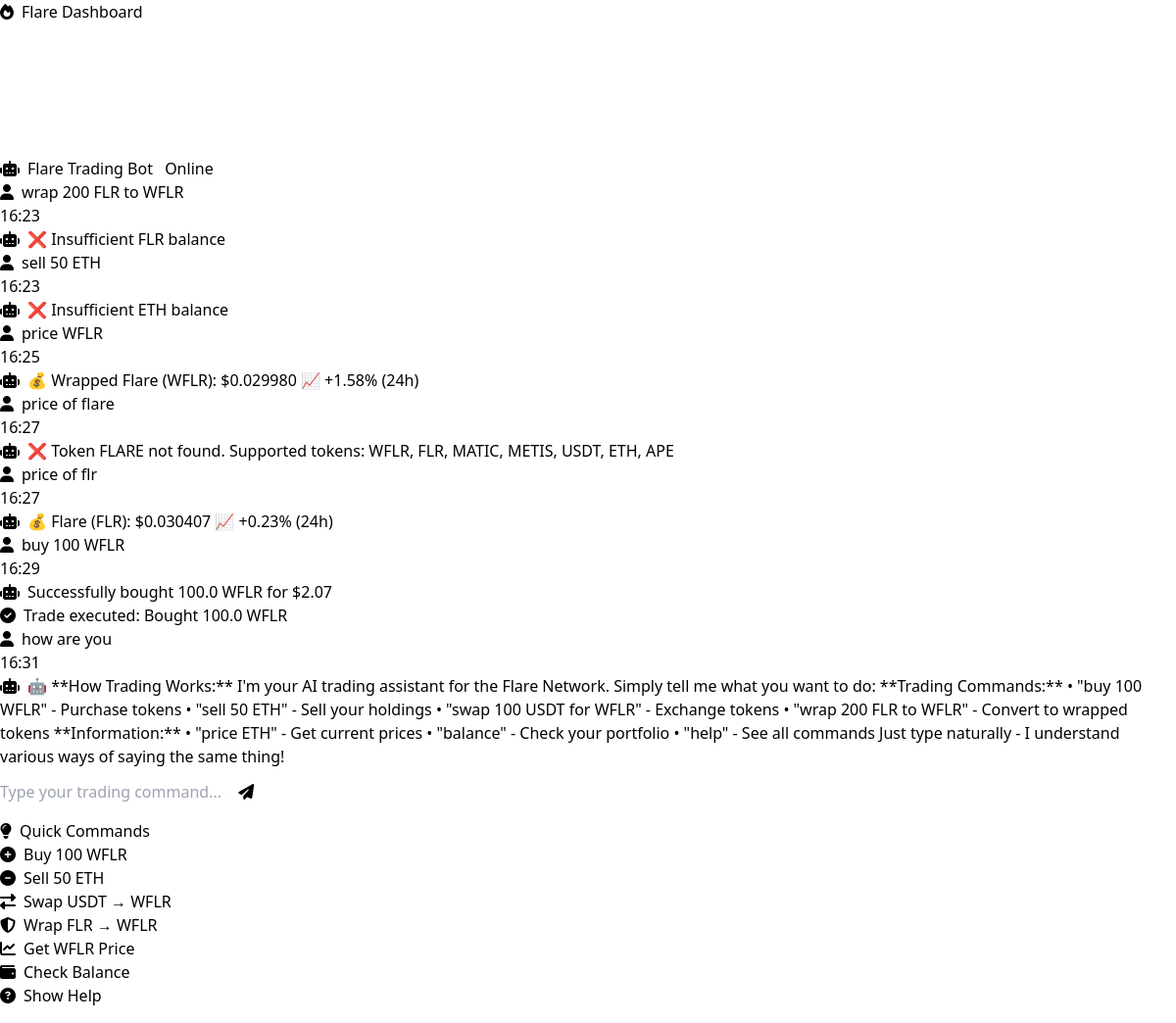
Page /chat on the committed database.
### models.py (models this page shows)
class ChatMessage(db.Model):
    id = db.Column(Integer, primary_key=True)
    message = db.Column(Text, nullable=False)
    response = db.Column(Text, nullable=False)
    trade_executed = db.Column(String(200))
    created_at = db.Column(DateTime, default=datetime.utcnow)

### routes.py (the view)
@app.route('/chat')
def chat():
    messages = ChatMessage.query.order_by(ChatMessage.created_at.desc()).limit(20).all()
    return render_template('chat.html', messages=messages[::-1])

### templates/chat.html (shortened to what this page needs)
{% extends "base.html" %}
{% block content %}
<div class="row">
    <div class="col-lg-8 mx-auto">
        <div class="card bg-dark-custom">
            <div class="card-header">
                <h5 class="card-title mb-0">
                    <i class="fas fa-robot me-2"></i>Flare Trading Bot
                    <span class="badge bg-success ms-2">Online</span>
                </h5>
            </div>
            <div class="card-body">
                <div id="chatMessages" class="chat-container mb-3">
                    {% if messages %}
                        {% for message in messages %}
                        <div class="chat-message user-message">
                            <div class="message-content">
                                <i class="fas fa-user me-2"></i>{{ message.message }}
                            </div>
                            <div class="message-time">{{ message.created_at.strftime('%H:%M') }}</div>
                        </div>
                        <div class="chat-message bot-message">
                            <div class="message-content">
                                <i class="fas fa-robot me-2"></i>{{ message.response }}
                            </div>
                            {% if message.trade_executed %}
                            <div class="trade-info">
                                <i class="fas fa-check-circle text-success me-2"></i>Trade executed: {{ message.trade_executed }}
                            </div>
                            {% endif %}
                        </div>
                        {% endfor %}
                    {% endif %}
                </div>
                <form id="chatForm" class="d-flex">
                    <input type="text" id="chatInput" class="form-control bg-dark text-light me-2"
                           placeholder="Type your trading command... (e.g., 'buy 100 WFLR')" required>
                    <button type="submit" class="btn btn-primary" id="sendButton">
                        <i class="fas fa-paper-plane"></i>
                    </button>
                </form>
            </div>
        </div>
        <div class="card bg-dark-custom mt-4">
            <div class="card-header">
                <h6 class="card-title mb-0">
                    <i class="fas fa-lightbulb me-2"></i>Quick Commands
                </h6>
            </div>
            <div class="card-body">
                <div class="row g-2">
                    <div class="col-md-6">
                        <button class="btn btn-outline-success w-100 quick-command" data-command="buy 100 WFLR">
                            <i class="fas fa-plus-circle me-2"></i>Buy 100 WFLR
                        </button>
                    </div>
                    <div class="col-md-6">
                        <button class="btn btn-outline-danger w-100 quick-command" data-command="sell 50 ETH">
                            <i class="fas fa-minus-circle me-2"></i>Sell 50 ETH
                        </button>
                    </div>
                    <div class="col-md-6">
                        <button class="btn btn-outline-warning w-100 quick-command" data-command="swap 100 USDT for WFLR">
                            <i class="fas fa-exchange-alt me-2"></i>Swap USDT → WFLR
                        </button>
                    </div>
                    <div class="col-md-6">
                        <button class="btn btn-outline-info w-100 quick-command" data-command="wrap 200 FLR to WFLR">
                            <i class="fas fa-shield-alt me-2"></i>Wrap FLR → WFLR
                        </button>
                    </div>
                    <div class="col-md-6">
                        <button class="btn btn-outline-info w-100 quick-command" data-command="price WFLR">
                            <i class="fas fa-chart-line me-2"></i>Get WFLR Price
                        </button>
                    </div>
                    <div class="col-md-6">
                        <button class="btn btn-outline-primary w-100 quick-command" data-command="balance">
                            <i class="fas fa-wallet me-2"></i>Check Balance
                        </button>
                    </div>
                    <div class="col-md-6">
                        <button class="btn btn-outline-secondary w-100 quick-command" data-command="help">
                            <i class="fas fa-question-circle me-2"></i>Show Help
                        </button>
                    </div>
                </div>
            </div>
        </div>
    </div>
</div>
{% endblock %}

### rows in the picture
ChatMessage: message "wrap 200 FLR to WFLR", created_at "16:23", response "❌ Insufficient FLR balance"
ChatMessage: message "sell 50 ETH", created_at "16:23", response "❌ Insufficient ETH balance"
ChatMessage: message "price WFLR", created_at "16:25", response "💰 Wrapped Flare (WFLR): $0.029980 📈 +1.58% (24h)"
ChatMessage: message "price of flare", created_at "16:27", response "❌ Token FLARE not found. Supported tokens: WFLR, FLR, MATIC, METIS, USDT, ETH, APE"
ChatMessage: message "price of flr", created_at "16:27", response "💰 Flare (FLR): $0.030407 📈 +0.23% (24h)"
ChatMessage: message "buy 100 WFLR", created_at "16:29", response "Successfully bought 100.0 WFLR for $2.07", trade_executed "Bought 100.0 WFLR"
ChatMessage: message "how are you", created_at "16:31", response "🤖 **How Trading Works:** I'm your AI trading assistant for the Flare Network. Simply tell me what you want to do: **Trading Commands:** • \"buy 100 WFLR\" - Purchase tokens • \"sell 50 ETH\" - Sell your holdings • \"swap 100 USDT for WFLR\" - Exchange tokens • \"wrap 200 FLR to WFLR\" - Convert to wrapped tokens **Information:** • \"price ETH\" - Get current prices • \"balance\" - Check your portfolio • \"help\" - See all commands Just type naturally - I understand various ways of saying the same thing!"
